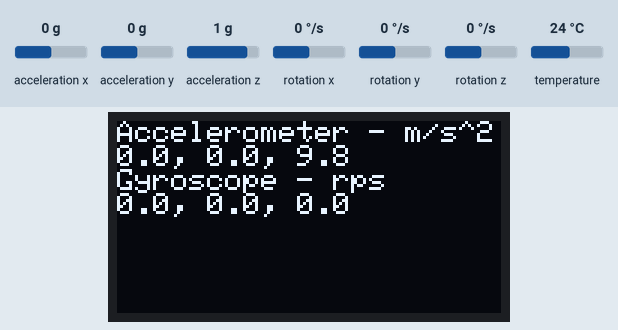
This sketch was run on a simulated ESP32. Shown: 128×64 one-colour display. The inputs (shaded band) are chosen by the test bench; at power-on: acceleration x 0 g, acceleration y 0 g, acceleration z 1 g, rotation x 0 °/s, rotation y 0 °/s, rotation z 0 °/s, temperature 24 °C. The display library's start-up logo is not drawn; what the sketch prints to the serial monitor is not drawn.

Above: at 1.7 s.
1.8 s: acceleration x set to -1.4 g
At 2.5 s:
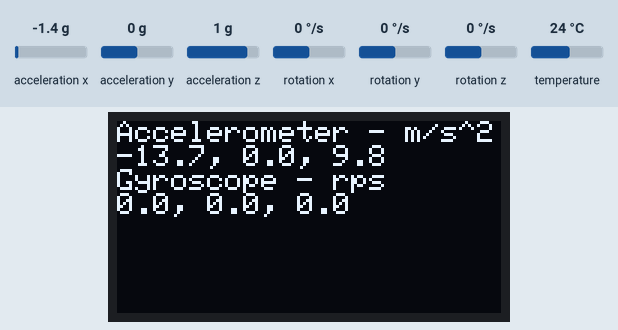
3.3 s: acceleration y set to -1.4 g
At 3.7 s:
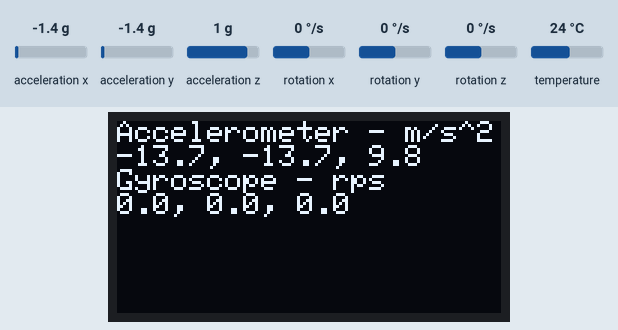
4.8 s: acceleration z set to -1.4 g
At 6.0 s:
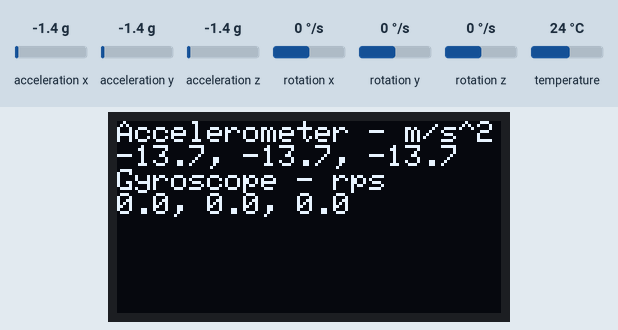
6.4 s: rotation x set to -192 °/s
At 7.2 s:
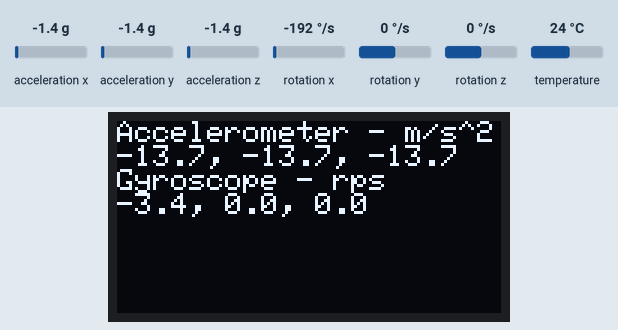
7.9 s: rotation y set to -192 °/s
At 8.4 s:
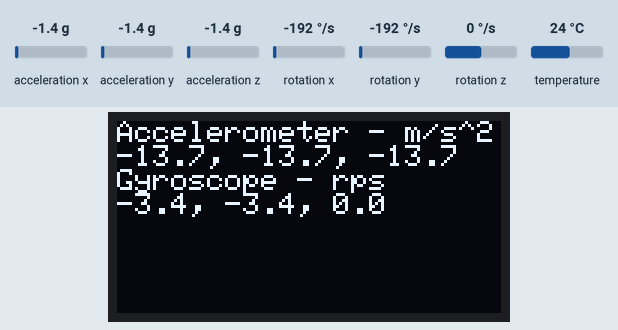
9.4 s: rotation z set to -192 °/s
At 10.8 s:
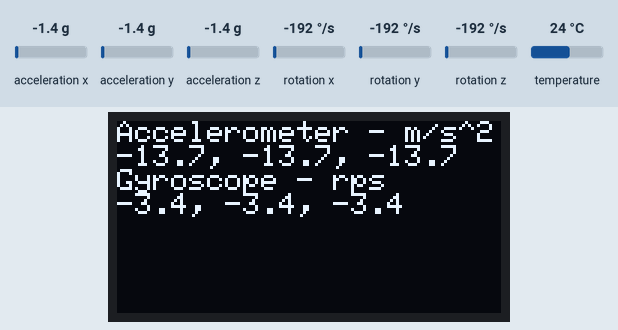
Timing chart, 0 to 12.0 s (numbered marks = the images above; inputs shaded):
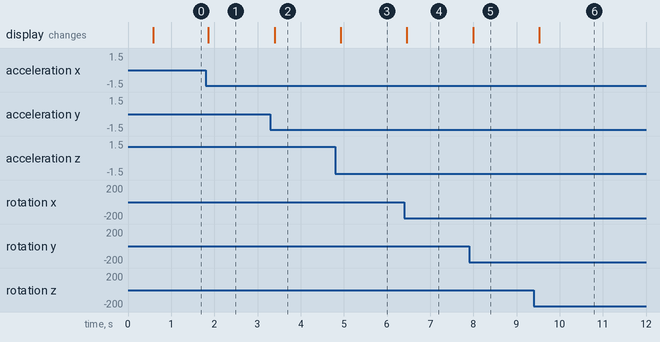

Measured:
- after the input at 1.8 s, the display: changes after 0.06 s (image 1)
- after the input at 3.3 s, the display: changes after 0.10 s (image 2)
- after the input at 4.8 s, the display: changes after 0.13 s (image 3)
- after the input at 6.4 s, the display: changes after 0.06 s (image 4)
- after the input at 7.9 s, the display: changes after 0.10 s (image 5)
- after the input at 9.4 s, the display: changes after 0.13 s (image 6)

The sketch:

MPU_Display.ino
```cpp
/* Program OLED Sensor MPU6050
 *  Diadaptasi dari:
 *  https://RandomNerdTutorials.com/esp32-mpu-6050-accelerometer-gyroscope-arduino/
 *  Dimodifikasi oleh: Afif Fahreza / 18219058
 */


// Import Library yang dibutuhkan
#include <Adafruit_MPU6050.h>
#include <Adafruit_SSD1306.h>
#include <Adafruit_Sensor.h>

// Variable sensor MPU6050
Adafruit_MPU6050 mpu;
// Variable Display OLED
Adafruit_SSD1306 display = Adafruit_SSD1306(128, 64, &Wire);

// Fungsi setup
void setup() {
  // Memulai komunikasi serial
  Serial.begin(115200);

  // Memulai komunikasi dengan MPU6050
  // memberikan pesan jika koneksi gagal
  if (!mpu.begin()) {
    Serial.println("Sensor init failed");
    while (1)
      yield();
  }
  Serial.println("Found a MPU-6050 sensor");

  // Memulai komunikasi dengan OLED pada address 0x3C
  // memberikan pesan jika koneksi gagal
  if (!display.begin(SSD1306_SWITCHCAPVCC, 0x3C)) {
    Serial.println(F("SSD1306 allocation failed"));
    for (;;)
      ;
  }

  // Setup display
  display.display();
  delay(500); // Pause for 2 seconds
  display.setTextSize(1);
  display.setTextColor(WHITE);
  display.setRotation(0);
}

void loop() {
  // Variable sensor
  sensors_event_t a, g, temp;
  // Membaca nilai sensor
  mpu.getEvent(&a, &g, &temp);

  // Reset display
  display.clearDisplay();
  display.setCursor(0, 0);

  // Mendisplay bacaan accelerometer
  display.println("Accelerometer - m/s^2");
  display.print(a.acceleration.x, 1);
  display.print(", ");
  display.print(a.acceleration.y, 1);
  display.print(", ");
  display.print(a.acceleration.z, 1);
  display.println("");

  // Mendisplay bacaan gyroscope
  display.println("Gyroscope - rps");
  display.print(g.gyro.x, 1);
  display.print(", ");
  display.print(g.gyro.y, 1);
  display.print(", ");
  display.print(g.gyro.z, 1);
  display.println("");

  display.display();
  delay(100);
}
```
